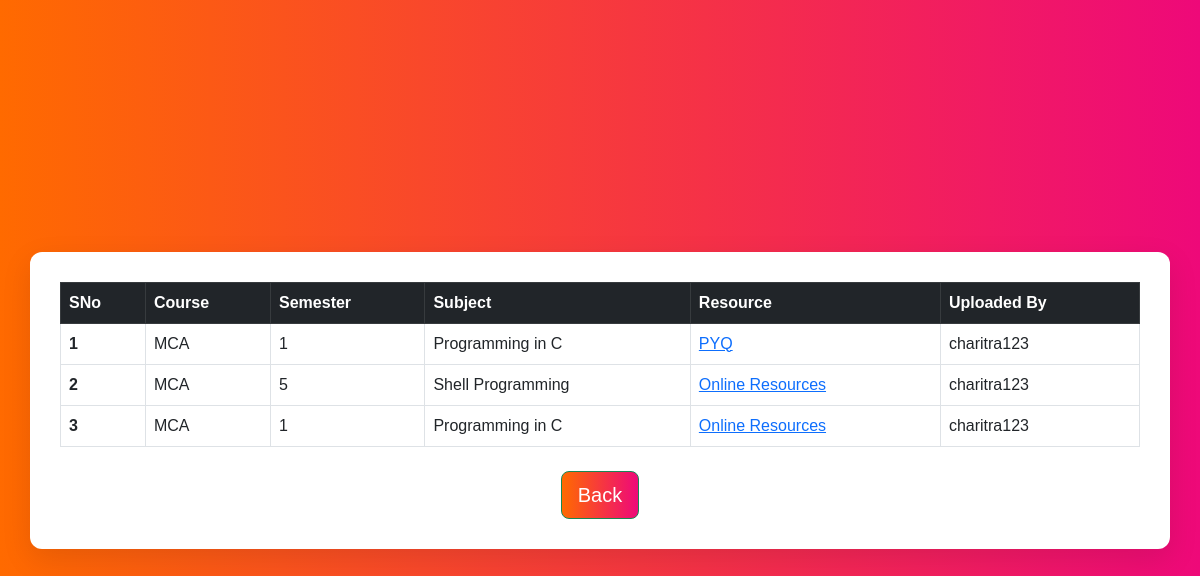
The page /view/ (signed in) on the database its author committed.
### app/models.py (models this page shows, shortened)
class Resource(models.Model):
    user = models.ForeignKey(User, on_delete=models.CASCADE)
    subject = models.ForeignKey(Subject, on_delete=models.CASCADE)
    resource_link = models.CharField(max_length=1000)
    resource_type = models.CharField(max_length=1000, choices=RESOURCES_TYPE_CHOICES)

class Subject(models.Model):
    semester = models.ForeignKey(Semester, on_delete=models.CASCADE)
    subject_code = models.CharField(max_length=10)
    subject_name = models.CharField(max_length=200)

class Semester(models.Model):
    course = models.ForeignKey(Course, on_delete=models.CASCADE)
    semester_number = models.IntegerField(choices=SEMESTER_CHOICES)

class Course(models.Model):
    course_name = models.CharField(max_length=100, choices=COURSE_CHOICES)

### app/views.py (the view)
# urls.py: path('view/', views.viewPage, name='view'),
@login_required(login_url="signin")
def viewPage(req):
    resources = Resource.objects.filter(user=req.user)
    return render(req, 'view.html', context={
        "resources": resources
    })

### app/templates/view.html (shortened to what this page needs)
<!DOCTYPE html>
<html lang="en">
  <head>
    <link
      href="https://cdn.jsdelivr.net/npm/bootstrap@5.3.0/dist/css/bootstrap.min.css"
      rel="stylesheet"
    />
  </head>
  <body>
    <div class="container">
      {% if isfound == False %}
        <span>No data is found!!</span>
      {% else %}
        <table class="table table-bordered">
          <thead class="table-dark">
            <tr>
              <th scope="col">SNo</th>
              <th scope="col">Course</th>
              <th scope="col">Semester</th>
              <th scope="col">Subject</th>
              <th scope="col">Resource</th>
              <th scope="col">Uploaded By</th>
            </tr>
          </thead>
          <tbody>
              {% for res in resources %}
                  <tr>
                      <th scope="row">{{forloop.counter}}</th>
                      <td>{{res.subject.semester.course.course_name}}</td>
                      <td>{{res.subject.semester.semester_number}}</td>
                      <td>{{res.subject.subject_name}}</td>
                      <td>
                          <a target="_blank" href="{{res.resource_link}}">{{res.resource_type}}</a>
                      </td>
                      <td>{{res.user.username}}</td>
                  </tr>
              {% endfor %}
          </tbody>
        </table>
      {% endif %}
      <div class="col-12 text-center mt-4">
        <a href="{% url 'home' %}"
          ><button type="button" class="btn btn-lg btn-success">
            Back
          </button></a
        >
      </div>
    </div>
  </body>
</html>

### app/templates/view.html (style rules this page uses)
body { background: linear-gradient(to right, #ff6a00, #ee0979); min-height: 100vh; display: flex; align-items: center; justify-content: center; font-family: "Arial", sans-serif; }
.container { background-color: white; border-radius: 12px; padding: 30px; box-shadow: 0px 10px 30px rgba(0, 0, 0, 0.1); max-width: 7 0%; width: 100%; }
.btn { background: linear-gradient(to right, #ff6a00, #ee0979); }

### rows shown on the page
Resource: subject.semester.course.course_name "MCA", subject.semester.semester_number "1", subject.subject_name "Programming in C", resource_type "PYQ", user.username "charitra123"
Resource: subject.semester.course.course_name "MCA", subject.semester.semester_number "5", subject.subject_name "Shell Programming", resource_type "Online Resources", user.username "charitra123"
Resource: subject.semester.course.course_name "MCA", subject.semester.semester_number "1", subject.subject_name "Programming in C", resource_type "Online Resources", user.username "charitra123"
